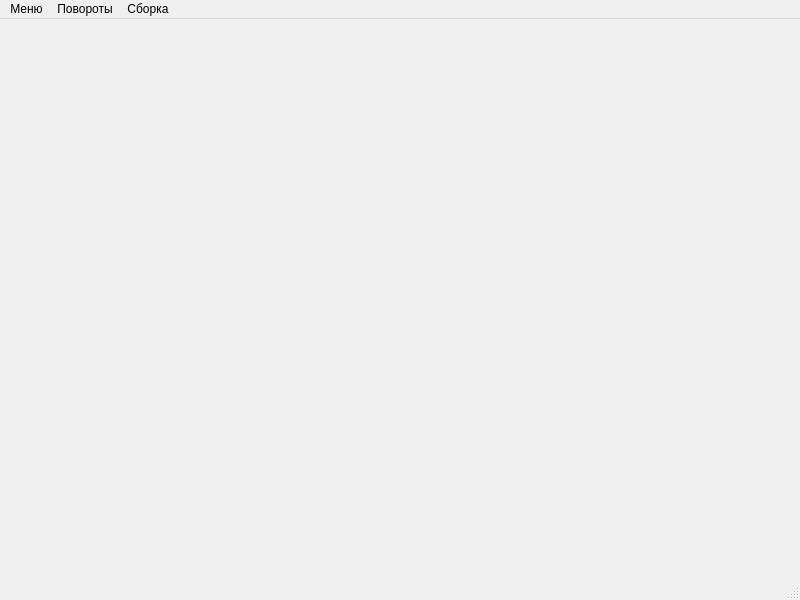
<?xml version="1.0" encoding="UTF-8"?>
<ui version="4.0">
 <class>MainWindow</class>
 <widget class="QMainWindow" name="MainWindow">
  <property name="geometry">
   <rect>
    <x>0</x>
    <y>0</y>
    <width>800</width>
    <height>600</height>
   </rect>
  </property>
  <property name="windowTitle">
   <string>MainWindow</string>
  </property>
  <widget class="QWidget" name="centralwidget">
   <layout class="QHBoxLayout" name="horizontalLayout">
    <item>
     <widget class="OpenGLRender" name="Render" native="true"/>
    </item>
   </layout>
  </widget>
  <widget class="QMenuBar" name="menubar">
   <property name="geometry">
    <rect>
     <x>0</x>
     <y>0</y>
     <width>800</width>
     <height>22</height>
    </rect>
   </property>
   <widget class="QMenu" name="menu">
    <property name="title">
     <string>Меню</string>
    </property>
    <addaction name="actionExit"/>
   </widget>
   <widget class="QMenu" name="menu_2">
    <property name="title">
     <string>Повороты</string>
    </property>
    <addaction name="actionRight"/>
    <addaction name="actionBottom"/>
    <addaction name="actionFront"/>
   </widget>
   <widget class="QMenu" name="menu_3">
    <property name="title">
     <string>Сборка</string>
    </property>
    <addaction name="actionSolve"/>
   </widget>
   <addaction name="menu"/>
   <addaction name="menu_2"/>
   <addaction name="menu_3"/>
  </widget>
  <widget class="QStatusBar" name="statusbar"/>
  <action name="actionExit">
   <property name="text">
    <string>Выход</string>
   </property>
  </action>
  <action name="actionRight">
   <property name="text">
    <string>RIGHT</string>
   </property>
  </action>
  <action name="actionBottom">
   <property name="text">
    <string>BOTTOM</string>
   </property>
  </action>
  <action name="actionFront">
   <property name="text">
    <string>FRONT</string>
   </property>
  </action>
  <action name="actionSolve">
   <property name="text">
    <string>Собрать кубик</string>
   </property>
  </action>
 </widget>
 <customwidgets>
  <customwidget>
   <class>OpenGLRender</class>
   <extends>QWidget</extends>
   <header>openglrender.hpp</header>
   <container>1</container>
  </customwidget>
 </customwidgets>
 <resources/>
 <connections>
  <connection>
   <sender>actionExit</sender>
   <signal>triggered()</signal>
   <receiver>MainWindow</receiver>
   <slot>close()</slot>
   <hints>
    <hint type="sourcelabel">
     <x>-1</x>
     <y>-1</y>
    </hint>
    <hint type="destinationlabel">
     <x>399</x>
     <y>299</y>
    </hint>
   </hints>
  </connection>
 </connections>
</ui>
